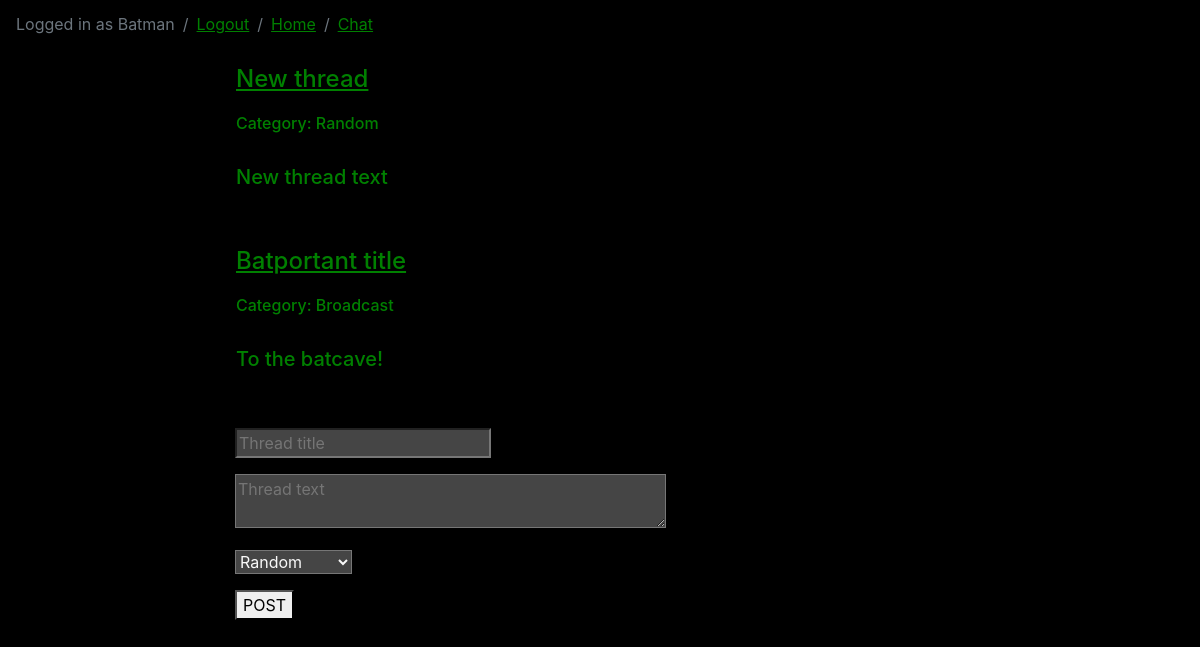
The app's page /board/ (signed in), older data.
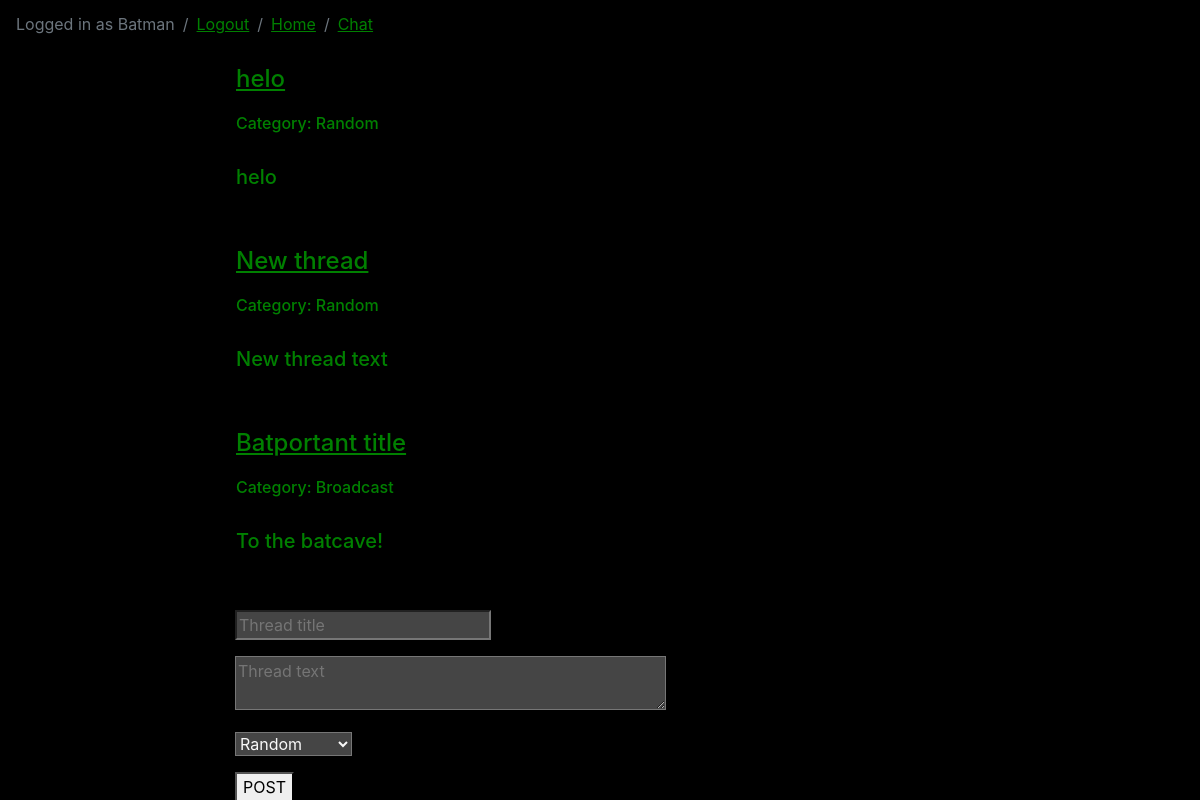
The same page, newer data.
### board/models.py (models this page shows, shortened)
class Thread(models.Model):
    def was_published_recently(self):
        now = timezone.now()
        return now - datetime.timedelta(days=1) <= self.pub_date <= now
    thread_title = models.CharField(max_length=100)
    thread_text = models.CharField(max_length=5000)
    pub_date = models.DateTimeField('Date published', auto_now=True)
    CATEGORY_CHOICES = [('Random', 'Random'), ('Broadcast', 'Broadcast'), ('Animation', 'Animation'), ('Artwork', 'Artwork'), ('Cinematics', 'Cinematics'), ('Videogames', 'Videogames')]
    category = models.CharField(max_length=100, choices=CATEGORY_CHOICES)
    thread_author = models.CharField(max_length=200)
    was_published_recently.admin_order_field = 'pub_date'
    was_published_recently.boolean = True
    was_published_recently.short_description = 'Published recently?'

### board/views.py (the view, shortened to what this page needs)
# urls.py: path('', views.Board, name='board'),
@login_required
def Board(request):
    latest_thread = Thread.objects.order_by('-pub_date')[:10]
    template = loader.get_template('board/board.html')
    form = ThreadForm()
    context = {
        'latest_threads': latest_thread,
        'form': form,
    }
    return HttpResponse(template.render(context,request))

### board/forms.py
class ThreadForm(forms.ModelForm):
    thread_title = forms.CharField(label=False, max_length=100, widget=forms.TextInput(attrs={'style': 'background: #454545; color: #f9f9f9;', 'placeholder': 'Thread title'}))
    thread_text = forms.CharField(label=False, max_length='1500', widget=forms.Textarea(attrs={'style': 'background: #454545; color: #f9f9f9;', 'rows': '2.5', 'placeholder': 'Thread text'}),)
    choises = [('Random', 'Random'), ('Broadcast', 'Broadcast'), ('Animation', 'Animation'), ('Artwork', 'Artwork'),
               ('Cinematics', 'Cinematics'), ('Videogames', 'Videogames')]
    category = forms.ChoiceField(label=False, choices=choises, widget=forms.Select(attrs={'style':'background: #454545; color: #f9f9f9'}))
    class Meta:
        model = Thread
        fields = ('thread_title', 'thread_text', 'category')

### board/templates/board/board.html (shortened to what this page needs)
<!DOCTYPE html>
<html lang="en">
<head>
    {% load static %}
    <link rel="stylesheet" href="https://stackpath.bootstrapcdn.com/bootstrap/4.5.0/css/bootstrap.min.css">
    <link rel="stylesheet" href="{% static 'css/master.css' %}" type="text/css">
</head>
<body>
<nav aria-label="breadcrumb">
    <ol class="breadcrumb">
        <li class="breadcrumb-item active" aria-current="page">Logged in as {{ user.username }} </li>
        <li class="breadcrumb-item"><a href="{% url 'Auth_:logout' %}">Logout</a></li>
        <li class="breadcrumb-item"><a href="{% url 'Auth_:index' %}">Home</a> </li>
        <li class="breadcrumb-item"><a href="{% url 'Chat:index' %}">Chat</a></li>
  </ol>
</nav>
<div class="container">
    <div class="row">
        <div class="col-lg-2 col-xl-2 "></div>
        <div class="col-lg-8 col-xl-8 ">
{% if latest_threads %}
    <div>
{% for thread in latest_threads %}
        <div class="card">
            <div class="card-title"><h4><a href="{{ thread.id }}">{{ thread.thread_title }}</a></h4></div>
            <div class="card-text"><h6>Category: {{ thread.category }}</h6></div>
<br />
            <h5>{{ thread.thread_text }}</h5>
        </div>
<br /><br />
{% endfor %}
{% endif %}
    </div>
<form method="post" class="">
    {{form.as_p}}
    <button type="submit" name="thread">POST</button>
</form>
    </div>
        <div class="col-lg-2 col-xl-2 "></div>
    </div>
</div>
</body>
</html>

### static/css/master.css (style rules this page uses)
body { background-color: black; color: green; }
a { color: green; text-decoration: underline }
.card, .card-text, .card-title { background-color: black; }
.breadcrumb { background-color: black; }

Row changes from the older to the newer data that the page shows:
added Thread: thread_title "helo", category "Random", thread_text "helo"
